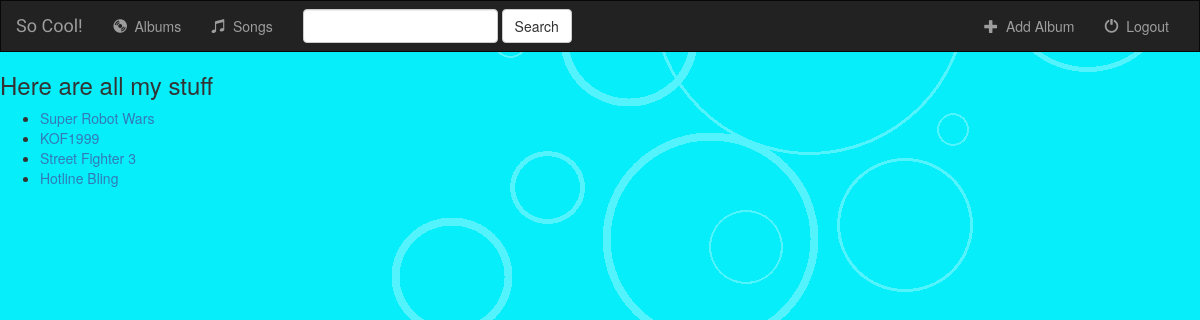
The app's page /music/ with its own data.
### music/models.py (models this page shows, shortened)
class Album(models.Model):
    artist = models.CharField(max_length=250)
    album_title = models.CharField(max_length=500)
    genre = models.CharField(max_length=100)
    album_logo = models.CharField(max_length=1000)

### music/views.py (the view)
class IndexView(generic.ListView): # inherent from type ListView
    template_name='music/index.html'
    context_object_name='all_albums' # override object_list
    def get_queryset(self):         # query the dataset
        return Album.objects.all()  # return as a object_list

### music/templates/music/index.html
{% extends 'music/base.html' %}
{% block body %}
    {% if all_albums %}
        <h3>Here are all my stuff</h3>
        <ul>
            {% for i in all_albums %}
            <li><a href="{% url 'music:detail' i.id %}">{{ i.album_title }}</a></li>
            {% endfor %}
        </ul>
    {% else %}
        <h3>You don't have any albums!</h3>
    {% endif %}
{% endblock %}

### music/static/music/style.css (style rules this page uses)
body { background: url("images/blue.png"); }

### records on screen
Album: album_title "Super Robot Wars"
Album: album_title "KOF1999"
Album: album_title "Street Fighter 3"
Album: album_title "Hotline Bling"
